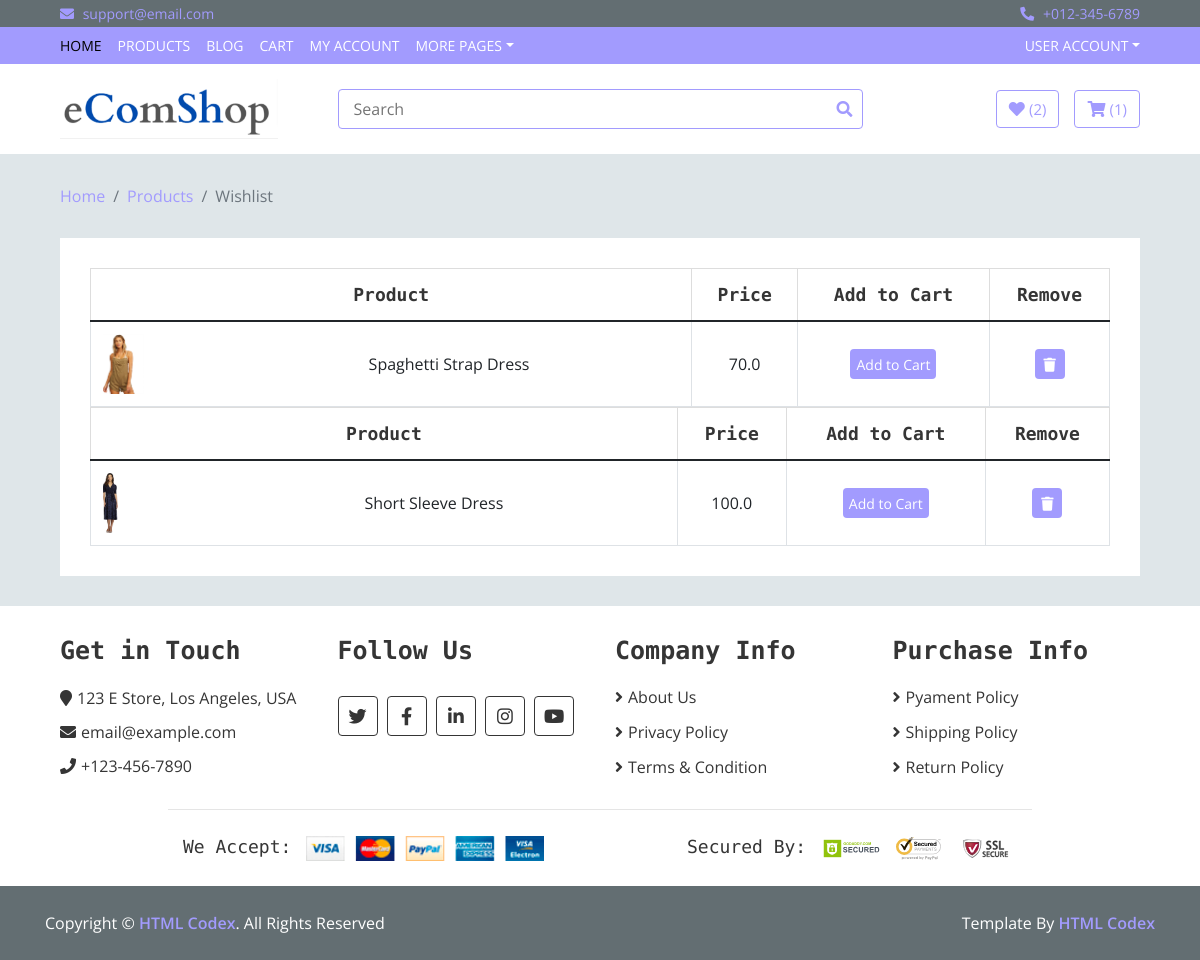
Screenshot of /wishlist/ (signed in) with the database file from the repository.
### main/models.py (models this page shows, shortened)
class Wishlisted(models.Model):
    user = models.ForeignKey(User,on_delete=models.CASCADE)
    Wishlist = models.BooleanField(default=False)
    items = models.ManyToManyField(WishlistItem)
    start_date = models.DateTimeField(auto_now_add=True)

class Order(models.Model):
    user = models.ForeignKey(User,on_delete=models.CASCADE)
    items = models.ManyToManyField(OrderItem)
    start_date = models.DateTimeField(auto_now_add=True)
    ordered_date = models.DateTimeField()
    ordered = models.BooleanField(default=False)
    billing_address = models.ForeignKey('BillingAddress',on_delete=models.SET_NULL,blank=True,null=True)

class WishlistItem(models.Model):
    user = models.ForeignKey(User,on_delete=models.CASCADE)
    wishlist = models.BooleanField(default=False)
    item = models.ForeignKey(Item,on_delete=models.CASCADE)
    def get_absolute_url(self):
        return reverse("main:product_details",kwargs={
            'slug':self.item.slug
        })
    def get_add_to_cart_url(self):
        return reverse("main:add_to_cart",kwargs={
            'slug':self.item.slug
        })
    def get_remove_from_wishlist_url(self):
        return reverse("main:remove_from_wishlist",kwargs={
            'slug':self.item.slug
        })

class Item(models.Model):
    title = models.CharField(max_length=100)
    description = models.TextField(null=True,blank=True)
    specification = models.TextField(null=True,blank=True)
    image = models.ImageField(upload_to="itemImage",null=True,blank=True)
    price = models.FloatField()
    discount_price = models.FloatField(null=True,blank=True)
    category = models.CharField(choices=CATEGORY_CHOICES,max_length=2,default='None')
    label = models.CharField(choices=LABEL_CHOICES,max_length=2,null=True,blank=True)
    slug = models.SlugField(null=True,blank=True)
    featured = models.BooleanField(default=False)
    time = models.DateTimeField(auto_now_add=True,null=True,blank=True)

### main/views.py (the view)
# urls.py: path("wishlist/",views.wishlist,name="wishlist"),
def wishlist(request):
    wishlist = WishlistItem.objects.filter(user=request.user)
    return render(request,"main/wishlist.html",{
        'wishlist':wishlist
    })

### main/templatetags/cart_template_tags.py (called while the page is built)
@register.filter
def user_item_count(user):
    if user.is_authenticated:
        qs = Order.objects.filter(user = user,ordered=False)
        if qs.exists():
            return qs[0].items.count()
    return 0

@register.filter
def user_wishlist_count(user):
    if user.is_authenticated:
        qs = Wishlisted.objects.filter(user = user)
        if qs.exists():
            return qs[0].items.count()
    return 0

### main/templates/main/wishlist.html (shortened to what this page needs)
{% extends 'main/base.html' %}
{% load static %}
{% block body %}
<div class="breadcrumb-wrap">
    <div class="container-fluid">
        <ul class="breadcrumb">
            <li class="breadcrumb-item"><a href="#">Home</a></li>
            <li class="breadcrumb-item"><a href="#">Products</a></li>
            <li class="breadcrumb-item active">Wishlist</li>
        </ul>
    </div>
</div>
<div class="wishlist-page">
    <div class="container-fluid">
        <div class="wishlist-page-inner">
            <div class="row">
                <div class="col-md-12">
                    <div class="table-responsive">
                        {% if wishlist %}
                        {% for wish in wishlist %}
                        <table class="table table-bordered">
                            <thead class="thead-dark">
                                <tr>
                                    <th>Product</th>
                                    <th>Price</th>
                                    <th>Add to Cart</th>
                                    <th>Remove</th>
                                </tr>
                            </thead>
                            <tbody class="align-middle">
                                <tr>
                                    <td>
                                        <div class="img">
                                            <a href="{{wish.get_absolute_url}}"><img src="{{wish.item.image.url}}" alt="Image"></a>
                                            <p>{{wish.item.title}}</p>
                                        </div>
                                    </td>
                                    <td>{{wish.item.price}}</td>
                                    <td><a href="{{wish.get_add_to_cart_url}}"><button class="btn-cart">Add to Cart</button></a></td>
                                    <td><a href="{{ wish.get_remove_from_wishlist_url }}"><button><i class="fa fa-trash"></i></button></a></td>
                                </tr>
                            </tbody>
                        </table>
                        {% endfor %}
                        {% else %}
                        <p>No Item available on wishlist</p>
                        {% endif %}
                    </div>
                </div>
            </div>
        </div>
    </div>
</div>
{% endblock %}

### main/templates/main/base.html (shortened to what this page needs)
{% load static %}
{% load cart_template_tags %}
<!DOCTYPE html>
<html lang="en">
    <head>
        <link href="https://cdn.jsdelivr.net/npm/bootstrap@5.1.3/dist/css/bootstrap.min.css" rel="stylesheet">
        <link href="https://stackpath.bootstrapcdn.com/bootstrap/4.4.1/css/bootstrap.min.css" rel="stylesheet">
        <link href="https://cdnjs.cloudflare.com/ajax/libs/font-awesome/5.10.0/css/all.min.css" rel="stylesheet">
        <link href="{% static 'lib/slick/slick.css' %}" rel="stylesheet">
        <link href="{% static 'lib/slick/slick-theme.css' %}" rel="stylesheet">
        <link rel="stylesheet" href="{% static 'css/checkout.css' %}" />
        <link href="{% static 'css/style.css' %}" rel="stylesheet">
    </head>
    <body>
        <div class="top-bar">
            <div class="container-fluid">
                <div class="row">
                    <div class="col-sm-6">
                        <i class="fa fa-envelope"></i>
                        support@email.com
                    </div>
                    <div class="col-sm-6">
                        <i class="fa fa-phone-alt"></i>
                        +012-345-6789
                    </div>
                </div>
            </div>
        </div>
        <div class="nav">
            <div class="container-fluid">
                <nav class="navbar navbar-expand-md bg-dark navbar-dark">
                    <div class="collapse navbar-collapse justify-content-between" id="navbarCollapse">
                        <div class="navbar-nav mr-auto">
                            <a href="{% url 'main:index' %}" class="nav-item nav-link active">Home</a>
                            <a href="{% url 'main:product' %}" class="nav-item nav-link">Products</a>
                            <a href="{% url 'main:blog' %}" class="nav-item nav-link">Blog</a>
                            <a href="{% url 'main:cart' %}" class="nav-item nav-link">Cart</a>
                            <a href="{% url 'main:my_account' %}" class="nav-item nav-link">My Account</a>
                            <div class="nav-item dropdown">
                                <a href="#" class="nav-link dropdown-toggle" data-toggle="dropdown">More Pages</a>
                            </div>
                        </div>
                        <div class="navbar-nav ml-auto">
                            <div class="nav-item dropdown">
                                <a href="#" class="nav-link dropdown-toggle" data-toggle="dropdown">User Account</a>
                            </div>
                        </div>
                    </div>
                </nav>
            </div>
        </div>
        <div class="bottom-bar">
            <div class="container-fluid">
                <div class="row align-items-center">
                    <div class="col-md-3">
                        <div class="logo">
                            <a href="{% url 'main:index' %}">
                                <img src="{% static 'img/eComShop-Logo.png' %}" alt="Logo">
                            </a>
                        </div>
                    </div>
                    <div class="col-md-6">
                        <form action="{% url 'main:search' %}" method="post">
                            <div class="search">
                                <input name="search" type="text" placeholder="Search">
                                <button type="submit"><i class="fa fa-search"></i></button>
                            </div>
                        </form>
                    </div>
                    <div class="col-md-3">
                        <div class="user">
                            <a href="{% url 'main:wishlist' %}" class="btn wishlist">
                                <i class="fa fa-heart"></i>
                                <span>({{request.user|user_wishlist_count}})</span>
                            </a>
                            <a href="{% url 'main:cart' %}" class="btn cart">
                                <i class="fa fa-shopping-cart"></i>
                                <span>({{request.user|user_item_count}})</span>
                            </a>
                        </div>
                    </div>
                </div>
            </div>
        </div>
    {% block body %}
    {% endblock %}
            <div class="footer">
                <div class="container-fluid">
                    <div class="row">
                        <div class="col-lg-3 col-md-6">
                            <div class="footer-widget">
                                <h2>Get in Touch</h2>
                                <div class="contact-info">
                                    <p><i class="fa fa-map-marker"></i>123 E Store, Los Angeles, USA</p>
                                    <p><i class="fa fa-envelope"></i>email@example.com</p>
                                    <p><i class="fa fa-phone"></i>+123-456-7890</p>
                                </div>
                            </div>
                        </div>
                        <div class="col-lg-3 col-md-6">
                            <div class="footer-widget">
                                <h2>Follow Us</h2>
                                <div class="contact-info">
                                    <div class="social">
                                        <a href=""><i class="fab fa-twitter"></i></a>
                                        <a href=""><i class="fab fa-facebook-f"></i></a>
                                        <a href=""><i class="fab fa-linkedin-in"></i></a>
                                        <a href=""><i class="fab fa-instagram"></i></a>
                                        <a href=""><i class="fab fa-youtube"></i></a>
                                    </div>
                                </div>
                            </div>
                        </div>
                        <div class="col-lg-3 col-md-6">
                            <div class="footer-widget">
                                <h2>Company Info</h2>
                                <ul>
                                    <li><a href="#">About Us</a></li>
                                    <li><a href="#">Privacy Policy</a></li>
                                    <li><a href="#">Terms & Condition</a></li>
                                </ul>
                            </div>
                        </div>
                        <div class="col-lg-3 col-md-6">
                            <div class="footer-widget">
                                <h2>Purchase Info</h2>
                                <ul>
                                    <li><a href="#">Pyament Policy</a></li>
                                    <li><a href="#">Shipping Policy</a></li>
                                    <li><a href="#">Return Policy</a></li>
                                </ul>
                            </div>
                        </div>
                    </div>
                    <div class="row payment align-items-center">
                        <div class="col-md-6">
                            <div class="payment-method">
                                <h2>We Accept:</h2>
                                <img src="{% static 'img/payment-method.png' %}" alt="Payment Method" />
                            </div>
                        </div>
                        <div class="col-md-6">
                            <div class="payment-security">
                                <h2>Secured By:</h2>
                                <img src="{% static 'img/godaddy.svg' %}" alt="Payment Security" />
                                <img src="{% static 'img/norton.svg' %}" alt="Payment Security" />
                                <img src="{% static 'img/ssl.svg' %}" alt="Payment Security" />
                            </div>
                        </div>
                    </div>
                </div>
            </div>
            <div class="footer-bottom">
                <div class="container">
                    <div class="row">
                        <div class="col-md-6 copyright">
                            <p>Copyright &copy; <a href="https://htmlcodex.com">HTML Codex</a>. All Rights Reserved</p>
                        </div>
                        <div class="col-md-6 template-by">
                            <p>Template By <a href="https://htmlcodex.com">HTML Codex</a></p>
                        </div>
                    </div>
                </div>
            </div>
        </body>
    </html>

### rows the page displays
WishlistItem: item.image (picture), item "Spaghetti Strap Dress", item.price "70.0"
WishlistItem: item.image (picture), item "Short Sleeve Dress", item.price "100.0"

### other values shown
{{ request.user|user_wishlist_count }} "2"
{{ request.user|user_item_count }} "1"
